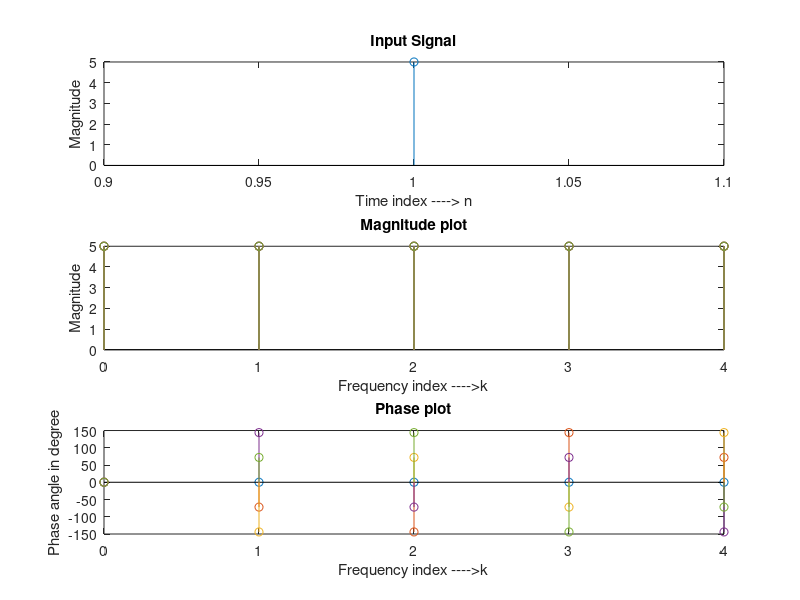

Write MATLAB code to recreate this figure.
clc; close all; clear all;
xn = input('Enter the sequence for which DFT to be calculated = ');
N = input('Enter the the value of N for N-Point DFT = ');
n=[0:1:N-1]; 
k=[0:1:N-1]; 
WN=exp(-j*2*pi/N); 
nk=n'*k; 
WNnk=WN.^nk;
Xk=xn*WNnk

WNnkI= WN.^(-nk); 
xnI=(Xk*WNnkI)/N 
MagX=abs(Xk)
PhaseX=angle(Xk)*180/pi

subplot(3,1,1);
stem(xn);
xlabel('Time index ----> n');
ylabel('Magnitude');
title('Input Signal');
subplot(3,1,2);
stem(k,MagX);
xlabel('Frequency index ---->k');
ylabel('Magnitude');

title('Magnitude plot');
subplot(3,1,3);
stem(k,PhaseX);
xlabel('Frequency index ---->k');
ylabel('Phase angle in degree');
title('Phase plot');
